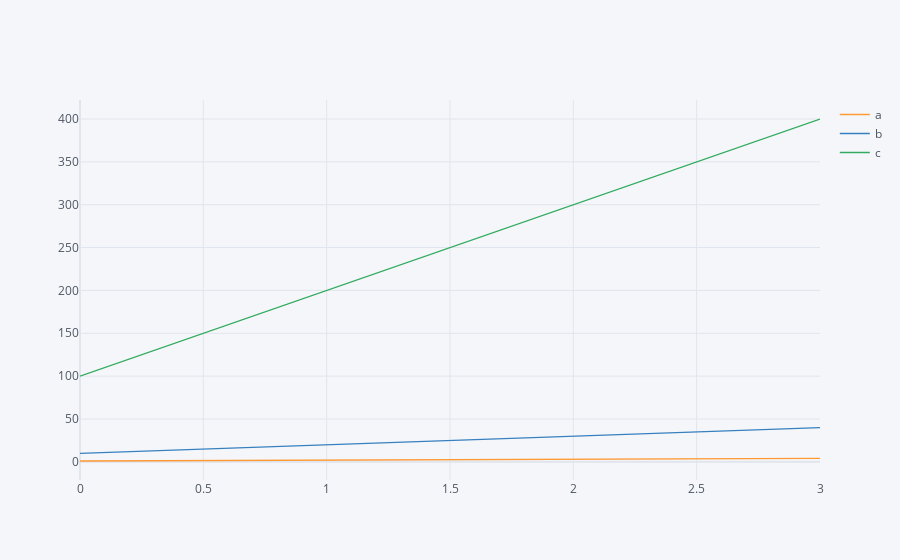

Source (notebook cell):
### Code cell
df3.iplot()

### Figure 1 — Plotly figure (JSON) as saved in the notebook; plotly's stock layout.template omitted (floating-point values rounded to 4 significant figures)
{"data": [{"line": {"color": "rgba(255, 153, 51, 1.0)", "dash": "solid", "shape": "linear", "width": 1.3}, "mode": "lines", "name": "a", "text": "", "type": "scatter", "x": [0, 1, 2, 3], "y": [1, 2, 3, 4]}, {"line": {"color": "rgba(55, 128, 191, 1.0)", "dash": "solid", "shape": "linear", "width": 1.3}, "mode": "lines", "name": "b", "text": "", "type": "scatter", "x": [0, 1, 2, 3], "y": [10, 20, 30, 40]}, {"line": {"color": "rgba(50, 171, 96, 1.0)", "dash": "solid", "shape": "linear", "width": 1.3}, "mode": "lines", "name": "c", "text": "", "type": "scatter", "x": [0, 1, 2, 3], "y": [100, 200, 300, 400]}], "layout": {"legend": {"bgcolor": "#F5F6F9", "font": {"color": "#4D5663"}}, "paper_bgcolor": "#F5F6F9", "plot_bgcolor": "#F5F6F9", "title": {"font": {"color": "#4D5663"}}, "xaxis": {"gridcolor": "#E1E5ED", "showgrid": true, "tickfont": {"color": "#4D5663"}, "title": {"font": {"color": "#4D5663"}, "text": ""}, "zerolinecolor": "#E1E5ED"}, "yaxis": {"gridcolor": "#E1E5ED", "showgrid": true, "tickfont": {"color": "#4D5663"}, "title": {"font": {"color": "#4D5663"}, "text": ""}, "zerolinecolor": "#E1E5ED"}}}
